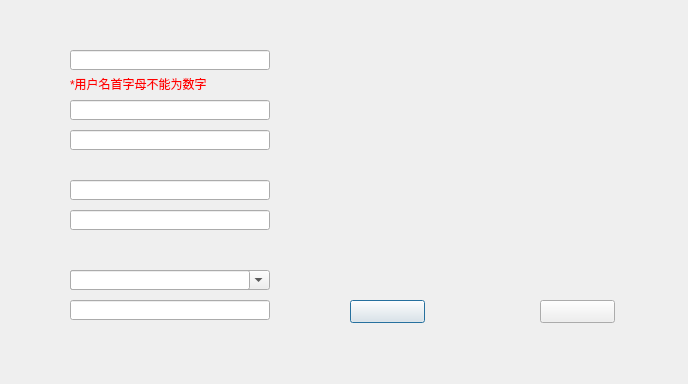
<?xml version="1.0" encoding="UTF-8"?>
<ui version="4.0">
 <class>Regist</class>
 <widget class="QDialog" name="Regist">
  <property name="geometry">
   <rect>
    <x>0</x>
    <y>0</y>
    <width>688</width>
    <height>384</height>
   </rect>
  </property>
  <property name="windowTitle">
   <string>Dialog</string>
  </property>
  <widget class="QLineEdit" name="user_name">
   <property name="geometry">
    <rect>
     <x>70</x>
     <y>50</y>
     <width>200</width>
     <height>20</height>
    </rect>
   </property>
  </widget>
  <widget class="QLineEdit" name="user_password_0">
   <property name="geometry">
    <rect>
     <x>70</x>
     <y>100</y>
     <width>200</width>
     <height>20</height>
    </rect>
   </property>
   <property name="echoMode">
    <enum>QLineEdit::Password</enum>
   </property>
  </widget>
  <widget class="QLineEdit" name="user_password_1">
   <property name="geometry">
    <rect>
     <x>70</x>
     <y>130</y>
     <width>200</width>
     <height>20</height>
    </rect>
   </property>
   <property name="echoMode">
    <enum>QLineEdit::Password</enum>
   </property>
  </widget>
  <widget class="QLineEdit" name="user_phone">
   <property name="geometry">
    <rect>
     <x>70</x>
     <y>180</y>
     <width>200</width>
     <height>20</height>
    </rect>
   </property>
  </widget>
  <widget class="QLineEdit" name="user_email">
   <property name="geometry">
    <rect>
     <x>70</x>
     <y>210</y>
     <width>200</width>
     <height>20</height>
    </rect>
   </property>
  </widget>
  <widget class="QComboBox" name="user_self_yu">
   <property name="geometry">
    <rect>
     <x>70</x>
     <y>270</y>
     <width>200</width>
     <height>20</height>
    </rect>
   </property>
   <property name="layoutDirection">
    <enum>Qt::LeftToRight</enum>
   </property>
   <property name="iconSize">
    <size>
     <width>20</width>
     <height>20</height>
    </size>
   </property>
   <item>
    <property name="text">
     <string>我的名字</string>
    </property>
   </item>
   <item>
    <property name="text">
     <string>我的生日</string>
    </property>
   </item>
   <item>
    <property name="text">
     <string>我的高中名字</string>
    </property>
   </item>
   <item>
    <property name="text">
     <string>我的大学在那</string>
    </property>
   </item>
   <item>
    <property name="text">
     <string>我的母亲名字</string>
    </property>
   </item>
   <item>
    <property name="text">
     <string>我父亲名字</string>
    </property>
   </item>
   <item>
    <property name="text">
     <string>我母亲生日</string>
    </property>
   </item>
   <item>
    <property name="text">
     <string>我父亲生日</string>
    </property>
   </item>
  </widget>
  <widget class="QLineEdit" name="user_self_in">
   <property name="geometry">
    <rect>
     <x>70</x>
     <y>270</y>
     <width>180</width>
     <height>20</height>
    </rect>
   </property>
  </widget>
  <widget class="QLineEdit" name="user_self_password">
   <property name="geometry">
    <rect>
     <x>70</x>
     <y>300</y>
     <width>200</width>
     <height>20</height>
    </rect>
   </property>
  </widget>
  <widget class="QPushButton" name="user_save">
   <property name="geometry">
    <rect>
     <x>350</x>
     <y>300</y>
     <width>75</width>
     <height>23</height>
    </rect>
   </property>
   <property name="toolTip">
    <string>保存注册信息</string>
   </property>
   <property name="text">
    <string/>
   </property>
  </widget>
  <widget class="QPushButton" name="user_cancle">
   <property name="geometry">
    <rect>
     <x>540</x>
     <y>300</y>
     <width>75</width>
     <height>23</height>
    </rect>
   </property>
   <property name="toolTip">
    <string>取消注册</string>
   </property>
   <property name="text">
    <string/>
   </property>
  </widget>
  <widget class="QLabel" name="user_background">
   <property name="geometry">
    <rect>
     <x>320</x>
     <y>30</y>
     <width>371</width>
     <height>261</height>
    </rect>
   </property>
   <property name="text">
    <string/>
   </property>
  </widget>
  <widget class="QLabel" name="label">
   <property name="geometry">
    <rect>
     <x>0</x>
     <y>0</y>
     <width>688</width>
     <height>384</height>
    </rect>
   </property>
   <property name="text">
    <string/>
   </property>
  </widget>
  <widget class="QLabel" name="label_2">
   <property name="geometry">
    <rect>
     <x>70</x>
     <y>75</y>
     <width>201</width>
     <height>16</height>
    </rect>
   </property>
   <property name="text">
    <string>&lt;html&gt;&lt;head/&gt;&lt;body&gt;&lt;p&gt;&lt;span style=&quot; color:#ff0000;&quot;&gt;*用户名首字母不能为数字&lt;/span&gt;&lt;/p&gt;&lt;/body&gt;&lt;/html&gt;</string>
   </property>
  </widget>
  <zorder>label</zorder>
  <zorder>user_name</zorder>
  <zorder>user_password_0</zorder>
  <zorder>user_password_1</zorder>
  <zorder>user_phone</zorder>
  <zorder>user_email</zorder>
  <zorder>user_self_yu</zorder>
  <zorder>user_self_in</zorder>
  <zorder>user_self_password</zorder>
  <zorder>user_save</zorder>
  <zorder>user_cancle</zorder>
  <zorder>user_background</zorder>
  <zorder>label_2</zorder>
 </widget>
 <resources/>
 <connections/>
</ui>
